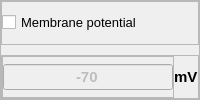
                        <widget class="QFrame" name="Spikeling_Vm_frame">
                         <property name="frameShape">
                          <enum>QFrame::StyledPanel</enum>
                         </property>
                         <property name="frameShadow">
                          <enum>QFrame::Raised</enum>
                         </property>
                         <layout class="QVBoxLayout" name="verticalLayout_21">
                          <property name="spacing">
                           <number>10</number>
                          </property>
                          <property name="leftMargin">
                           <number>0</number>
                          </property>
                          <property name="topMargin">
                           <number>0</number>
                          </property>
                          <property name="rightMargin">
                           <number>0</number>
                          </property>
                          <property name="bottomMargin">
                           <number>0</number>
                          </property>
                          <item>
                           <widget class="QFrame" name="Spikeling_Vm_checkBox_frame">
                            <property name="frameShape">
                             <enum>QFrame::StyledPanel</enum>
                            </property>
                            <property name="frameShadow">
                             <enum>QFrame::Raised</enum>
                            </property>
                            <layout class="QHBoxLayout" name="horizontalLayout_85">
                             <property name="spacing">
                              <number>0</number>
                             </property>
                             <property name="leftMargin">
                              <number>0</number>
                             </property>
                             <property name="topMargin">
                              <number>0</number>
                             </property>
                             <property name="rightMargin">
                              <number>0</number>
                             </property>
                             <property name="bottomMargin">
                              <number>0</number>
                             </property>
                             <item>
                              <widget class="QCheckBox" name="Spikeling_Vm_checkBox">
                               <property name="font">
                                <font>
                                 <pointsize>10</pointsize>
                                </font>
                               </property>
                               <property name="text">
                                <string>Membrane potential </string>
                               </property>
                               <property name="tristate">
                                <bool>false</bool>
                               </property>
                              </widget>
                             </item>
                            </layout>
                           </widget>
                          </item>
                          <item>
                           <widget class="QFrame" name="Spikeling_Vm_mV_frame">
                            <property name="frameShape">
                             <enum>QFrame::StyledPanel</enum>
                            </property>
                            <property name="frameShadow">
                             <enum>QFrame::Raised</enum>
                            </property>
                            <layout class="QHBoxLayout" name="horizontalLayout_87">
                             <property name="spacing">
                              <number>0</number>
                             </property>
                             <property name="leftMargin">
                              <number>0</number>
                             </property>
                             <property name="topMargin">
                              <number>0</number>
                             </property>
                             <property name="rightMargin">
                              <number>0</number>
                             </property>
                             <property name="bottomMargin">
                              <number>0</number>
                             </property>
                             <item>
                              <widget class="QFrame" name="Spikeling_Vm_mV_value_frame">
                               <property name="frameShape">
                                <enum>QFrame::StyledPanel</enum>
                               </property>
                               <property name="frameShadow">
                                <enum>QFrame::Raised</enum>
                               </property>
                               <layout class="QHBoxLayout" name="horizontalLayout_86">
                                <property name="leftMargin">
                                 <number>0</number>
                                </property>
                                <property name="topMargin">
                                 <number>0</number>
                                </property>
                                <property name="rightMargin">
                                 <number>0</number>
                                </property>
                                <property name="bottomMargin">
                                 <number>0</number>
                                </property>
                                <item>
                                 <widget class="QLineEdit" name="Spikeling_Vm_mV_value">
                                  <property name="enabled">
                                   <bool>false</bool>
                                  </property>
                                  <property name="font">
                                   <font>
                                    <pointsize>11</pointsize>
                                    <weight>75</weight>
                                    <bold>true</bold>
                                   </font>
                                  </property>
                                  <property name="text">
                                   <string>-70</string>
                                  </property>
                                  <property name="maxLength">
                                   <number>100</number>
                                  </property>
                                  <property name="frame">
                                   <bool>true</bool>
                                  </property>
                                  <property name="alignment">
                                   <set>Qt::AlignCenter</set>
                                  </property>
                                 </widget>
                                </item>
                               </layout>
                              </widget>
                             </item>
                             <item>
                              <widget class="QLabel" name="Spikeling_Vm_mV_label">
                               <property name="font">
                                <font>
                                 <pointsize>11</pointsize>
                                 <weight>75</weight>
                                 <bold>true</bold>
                                </font>
                               </property>
                               <property name="text">
                                <string>mV</string>
                               </property>
                              </widget>
                             </item>
                            </layout>
                           </widget>
                          </item>
                         </layout>
                        </widget>
